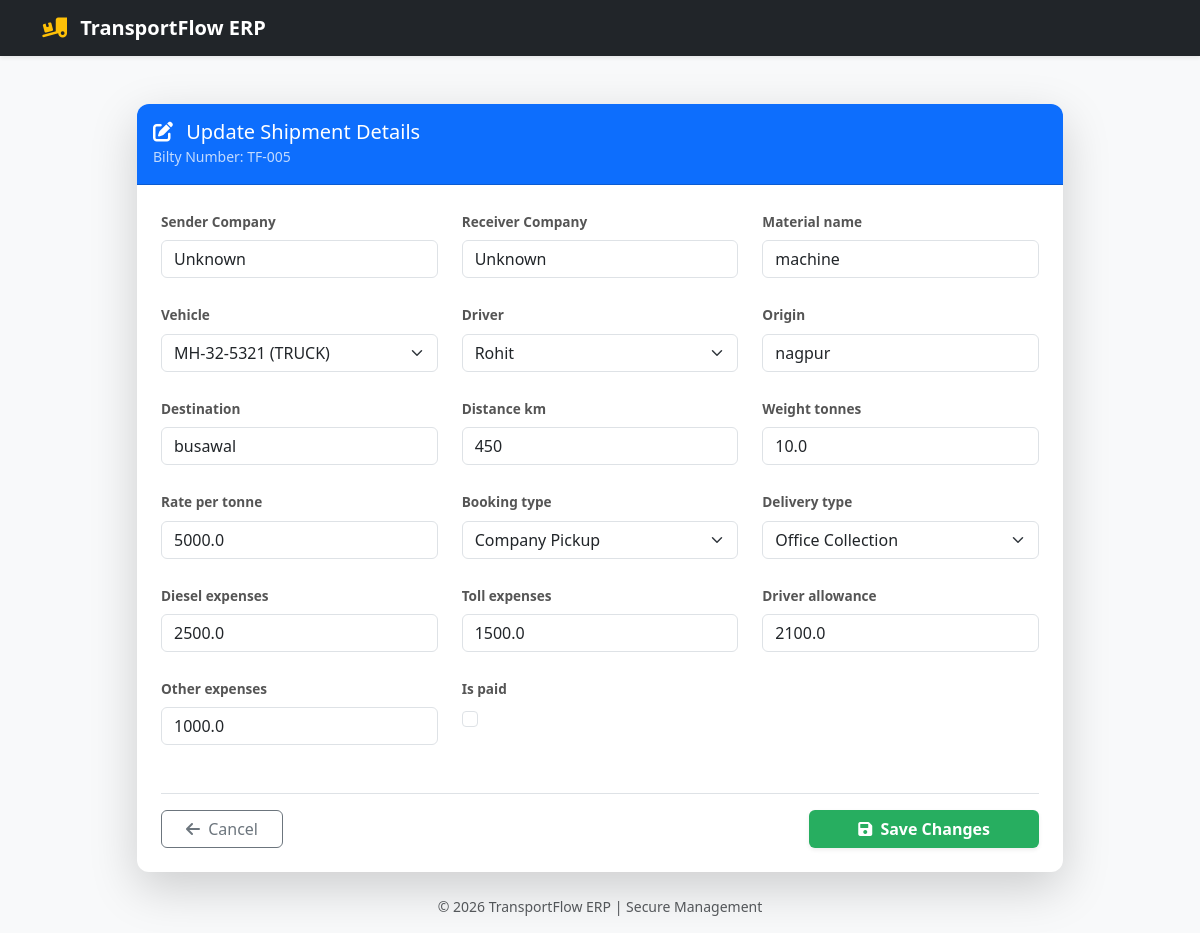
/edit/5/ (signed in), run on the app's committed database.
### shipments/models.py (models this page shows, shortened)
class Shipment(models.Model):
    bilty_number = models.CharField(max_length=20, unique=True, editable=False)
    material_name = models.CharField(max_length=100)
    consignor_name = models.CharField(max_length=200, default="Unknown", verbose_name="Sender Company")
    consignee_name = models.CharField(max_length=200, default="Unknown", verbose_name="Receiver Company")
    vehicle = models.ForeignKey(Vehicle, on_delete=models.CASCADE)
    driver = models.ForeignKey(Driver, on_delete=models.CASCADE)
    origin = models.CharField(max_length=100)
    destination = models.CharField(max_length=100)
    distance_km = models.PositiveIntegerField(default=0, null=True, blank=True)
    BOOKING_CHOICES = [
        ('pickup', 'Company Pickup'),
        ('drop', 'Customer Drop at Transport'),
    ]
    DELIVERY_CHOICES = [
        ('door', 'Door Delivery'),
        ('office', 'Office Collection'),
    ]
    booking_type = models.CharField(max_length=20, choices=BOOKING_CHOICES, default='drop')
    delivery_type = models.CharField(max_length=20, choices=DELIVERY_CHOICES, default='office')
    weight_tonnes = models.FloatField(default=0)
    rate_per_tonne = models.FloatField(default=0)
    total_freight = models.FloatField(default=0, editable=False) # Total Sale
    diesel_expenses = models.FloatField(default=0)
    toll_expenses = models.FloatField(default=0)
    driver_allowance = models.FloatField(default=0)
    other_expenses = models.FloatField(default=0)
    purchase_cost = models.FloatField(default=0, editable=False) # Total Expense
    net_profit = models.FloatField(default=0, editable=False)   # Final Profit
    is_paid = models.BooleanField(default=False)
    created_at = models.DateTimeField(auto_now_add=True)

### shipments/views.py (the view)
# urls.py: path('edit/<int:shipment_id>/', views.edit_shipment, name='edit_shipment'),
@login_required
def edit_shipment(request, shipment_id):
    shipment = get_object_or_404(Shipment, id=shipment_id)
    if request.method == 'POST':
        form = ShipmentForm(request.POST, instance=shipment)
        if form.is_valid():
            form.save()
            return redirect('dashboard')
    else:
        form = ShipmentForm(instance=shipment)
    return render(request, 'shipments/edit_shipment.html', {'form': form, 'shipment': shipment})

### fleet/models.py (called while the page is built)
    def __str__(self):
        return f"{self.vehicle_number} ({self.vehicle_type})"

    def __str__(self):
        return self.name

### shipments/templates/shipments/edit_shipment.html (shortened to what this page needs)
<!DOCTYPE html>
<html lang="en">
<head>
    <link href="https://cdn.jsdelivr.net/npm/bootstrap@5.3.0/dist/css/bootstrap.min.css" rel="stylesheet">
    <link rel="stylesheet" href="https://cdnjs.cloudflare.com/ajax/libs/font-awesome/6.0.0/css/all.min.css">
</head>
<body class="bg-light">
    <nav class="navbar navbar-dark bg-dark mb-5 shadow-sm">
        <div class="container">
            <a class="navbar-brand fw-bold" href="{% url 'dashboard' %}">
                <i class="fas fa-truck-loading text-warning me-2"></i> TransportFlow ERP
            </a>
        </div>
    </nav>
    <div class="container">
        <div class="row justify-content-center">
            <div class="col-md-10">
                <div class="card shadow-lg border-0">
                    <div class="card-header bg-primary text-white py-3">
                        <h5 class="mb-0"><i class="fas fa-edit me-2"></i> Update Shipment Details</h5>
                        <small class="opacity-75">Bilty Number: {{ shipment.bilty_number }}</small>
                    </div>
                    <div class="card-body p-4">
                        <form method="POST">
                            <div class="row g-4">
                                {% for field in form %}
                                <div class="col-md-4">
                                    <label class="form-label">{{ field.label }}</label>
                                    <div class="input-group">
                                        {{ field }}
                                    </div>
                                </div>
                                {% endfor %}
                            </div>
                            <div class="mt-5 pt-3 border-top d-flex justify-content-between">
                                <a href="{% url 'dashboard' %}" class="btn btn-outline-secondary px-4">
                                    <i class="fas fa-arrow-left me-1"></i> Cancel
                                </a>
                                <button type="submit" class="btn btn-update px-5 shadow-sm">
                                    <i class="fas fa-save me-1"></i> Save Changes
                                </button>
                            </div>
                        </form>
                    </div>
                </div>
                <p class="text-center mt-4 text-muted small">&copy; 2026 TransportFlow ERP | Secure Management</p>
            </div>
        </div>
    </div>
</body>
</html>

### shipments/templates/shipments/edit_shipment.html (style rules this page uses)
:root { --primary-dark: #2c3e50; }
.form-label { font-size: 0.85rem; font-weight: bold; color: #555; }
.card { border-radius: 12px; overflow: hidden; }
.btn-update { background-color: #27ae60; color: white; font-weight: bold; }

### data on the page
Shipment: bilty_number "TF-005", form "Unknown" "Unknown" "machine" "MH-32-5321 (TRUCK)" "Rohit" "nagpur" "busawal" "450" "10.0" "5000.0" "Company Pickup" "Office Collection" "2500.0" "1500.0" "2100.0" "1000.0"

### other printed values
{{ field.label }} "Sender Company" "Receiver Company" "Material name" "Vehicle" "Driver" "Origin" "Destination" "Distance km" "Weight tonnes" "Rate per tonne" "Booking type" "Delivery type" "Diesel expenses" "Toll expenses" "Driver allowance" "Other expenses" "Is paid"
